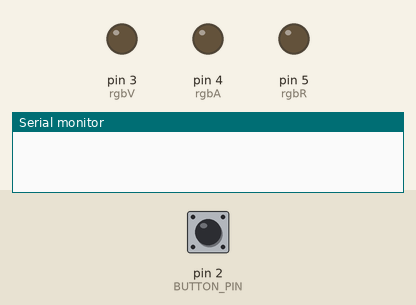
The sketch below on a simulated Arduino Uno, built with avr-gcc and run on an emulated ATmega328P. Shown: output pins drawn as LEDs (lit = HIGH), the last lines printed to the serial monitor. Inputs (shaded band) come from the test bench; at power-on: pin 2 (BUTTON_PIN) HIGH.

Above: at 1.2 s.
1.3 s: pin 2 (BUTTON_PIN) pulled LOW for 0.15 s
At 12.5 s:
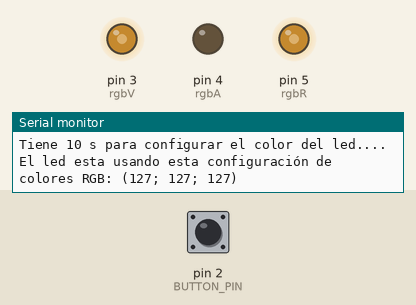
Timing chart, 0 to 12.8 s (numbered marks = the images above; inputs shaded):
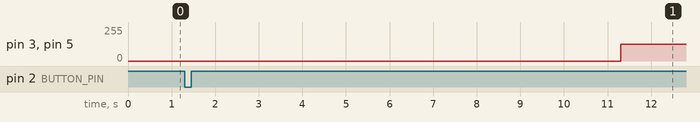

The sketch:

surprising_fyyran_jarv1.ino
```cpp
#define BUTTON_PIN  2
#define POT1_PIN  A0
#define POT2_PIN  A1
#define POT3_PIN  A2
#define rgbV 3
#define rgbA 4
#define rgbR 5


int rojo = 0;
int verde = 0;
int azul = 0;

void setup() {
  pinMode(BUTTON_PIN, INPUT_PULLUP);
  pinMode(rgbR, OUTPUT);
  pinMode(rgbA, OUTPUT);
  pinMode(rgbV, OUTPUT);
  Serial.begin(9600);
}

void loop() {
  if (digitalRead(BUTTON_PIN) == LOW) {
    Serial.println("Tiene 10 s para configurar el color del led....");
    delay(10000);
    rojo = map(analogRead(POT1_PIN), 0, 1023, 0, 255);
    verde = map(analogRead(POT2_PIN), 0, 1023, 0, 255);
    azul = map(analogRead(POT3_PIN), 0, 1023, 0, 255);
    analogWrite(rgbR , rojo);
    analogWrite(rgbV , verde);
    analogWrite(rgbA , azul);
    Serial.print("El led esta usando esta configuración de colores RGB: (");
    Serial.print(rojo);
    Serial.print("; ");
    Serial.print(azul);
    Serial.print("; ");
    Serial.print(verde);
    Serial.println(")");
  }
}
```

Measured:
- after the input at 1.3 s, pin 3 (rgbV), pin 5 (rgbR): 0/255 → 127/255 after 10.0 s
